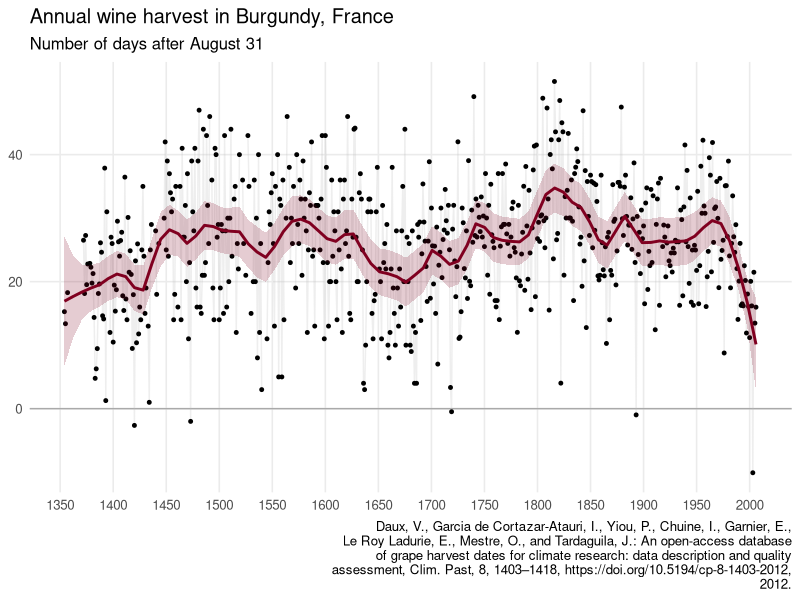
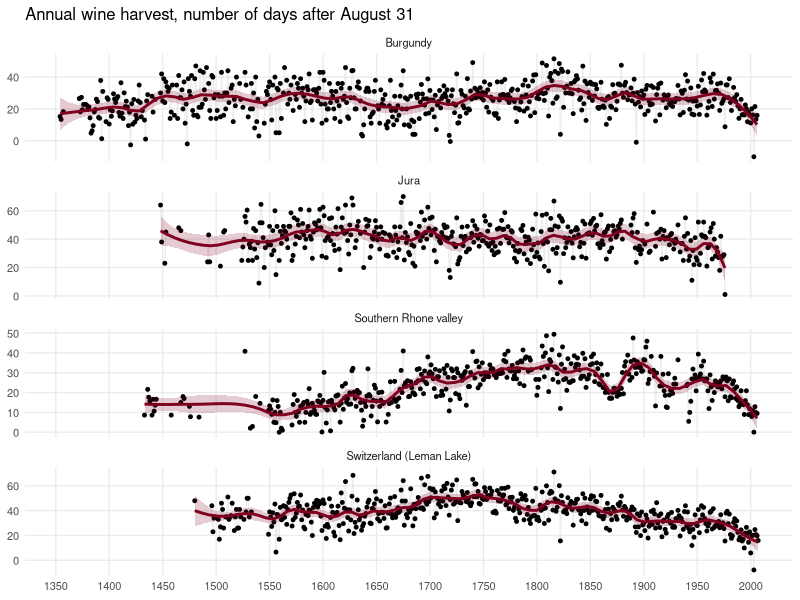
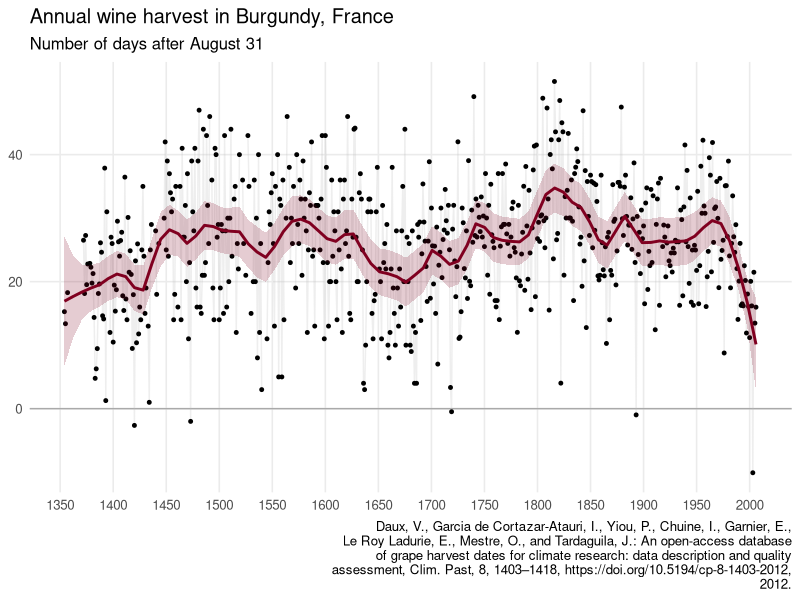
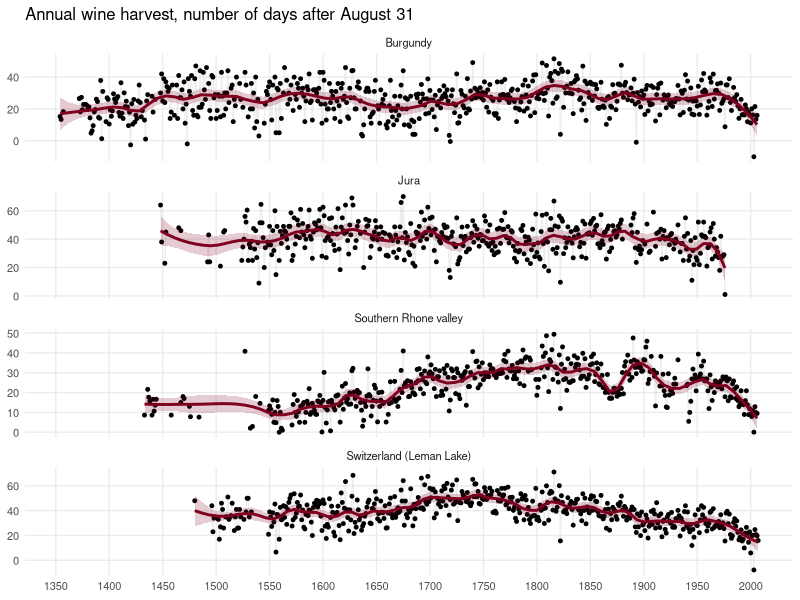

Generate these figures, in order, with R:
# 01-clan-data.R ----
## load packages ----
library(tidyverse)

## load wide data ----
# Source: https://doi.org/10.5194/cp-8-1403-2012
# GHD-RCS : dates in number of days after August 31. 
wineharvest_wide <- readxl::read_excel(
  path = "raw_supplement.xlsx", 
  sheet = "S2. GHD-RCS", 
  skip = 2
  ) |> 
  rename_with(tolower, .cols = everything()) |> 
  rename(year = `abb.`)

write_csv(x = wineharvest_wide, file = "clean_wineharvest_wide.csv")

## abbreviations----
locations <- readxl::read_excel(
  path = "raw_supplement.xlsx", 
  sheet = "S2. GHD-RCS", 
  skip = 1
  ) |> 
  select(-c("...1")) |> 
  mutate(across(.cols = everything(), .fns = tolower)) |> 
  slice_head(n = 1) |> 
  pivot_longer(cols = Alsace:`Vendée - Poitou Charente`, names_to = "name", values_to = "abbreviation") |> 
  relocate(abbreviation, name)

write_csv(x = locations, file = "clean_locations.csv")

## create long data ----
wineharvest_long <- wineharvest_wide |> 
  pivot_longer(cols = -c(year), names_to = "abbreviation", values_to = "value")

wineharvest_long <- left_join(x = wineharvest_long, y = locations, by = join_by(abbreviation)) |> 
  relocate(abbreviation, name, year, value)

write_csv(x = wineharvest_long, file = "clean_wineharvest_long.csv")

## plot ----
wineharvest_caption <- "Daux, V., Garcia de Cortazar-Atauri, I., Yiou, P., Chuine, I., Garnier, E., Le Roy Ladurie, E., Mestre, O., and Tardaguila, J.: An open-access database of grape harvest dates for climate research: data description and quality assessment, Clim. Past, 8, 1403–1418, https://doi.org/10.5194/cp-8-1403-2012, 2012."

p1 <- ggplot(data = wineharvest_wide, mapping = aes(x = year, y = bur)) +
  geom_hline(yintercept = 0, linewidth = 0.5, colour = "darkgray") +
  geom_line(linewidth = 0.5, colour = "gray", alpha = 0.25) +
  geom_point(size = 1) +
  geom_smooth(method = "loess", formula = "y ~ x", se = TRUE, colour = "#800020", fill = "#800020", span = 0.1, alpha = 0.2) +
  # scale_x_continuous(breaks = seq(1450, 2050, 50), limits = c(1450, NA)) +
  scale_x_continuous(breaks = seq(1350, 2050, 50)) +
  # scale_y_continuous(breaks = seq(-10, 70, 20)) +
  labs(
    title = "Annual wine harvest in Burgundy, France",
    subtitle = "Number of days after August 31",
    x = NULL, y = NULL,
    caption = str_wrap(wineharvest_caption)
  ) +
  theme_minimal(base_size = 12) +
  theme(panel.grid.minor = element_blank())

print(p1)

ggsave(filename = "fig_burgundy.png", plot = p1, path = ".", width = 24, height = 12, units = "cm", bg = "white")

variable_selection <- c("bur", "jur", "srv", "swi")

p2 <- ggplot(data = wineharvest_long |> filter(abbreviation %in% variable_selection), mapping = aes(x = year, y = value)) +
  # geom_hline(yintercept = 0, linewidth = 0.5, colour = "darkgray") +
  geom_line(linewidth = 0.5, colour = "gray", alpha = 0.25) +
  geom_point(size = 1) +
  geom_smooth(method = "loess", formula = "y ~ x", se = TRUE, colour = "#800020", fill = "#800020", span = 0.1, alpha = 0.2) +
  facet_wrap(facets = vars(name), ncol = 1, scale = "free_y") +
  scale_x_continuous(breaks = seq(1350, 2050, 50)) +
  # scale_y_continuous(breaks = seq(-10, 70, 20)) +
  labs(
    title = "Annual wine harvest, number of days after August 31",
    subtitle = NULL,
    x = NULL, y = NULL,
    caption = NULL
  ) +
  theme_minimal(base_size = 10) +
  theme(panel.grid.minor = element_blank())

print(p2)

ggsave(filename = "fig_wineharvest.png", plot = p2, path = ".", width = 20, height = 24, units = "cm", bg = "white")
